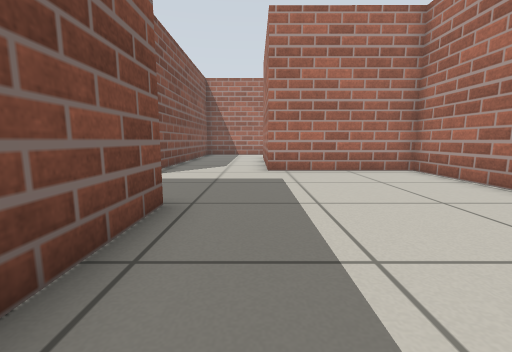
View 1 (above)

15 first-person views from a walk through a Gazebo world. The camera is 0.5 m above the floor, tilts 8° down and sees 90° across. The floor is counted in squares, 0.5 m on a side. Each view is taken from the middle of a square. On the plan, view 1 faces up. The plan holds only what a view shows up to about 11 squares ahead; the rest is blank.

View 2
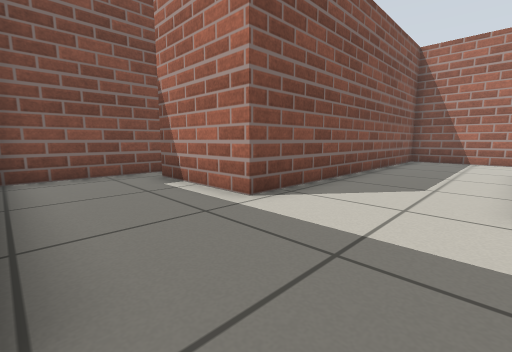

View 3
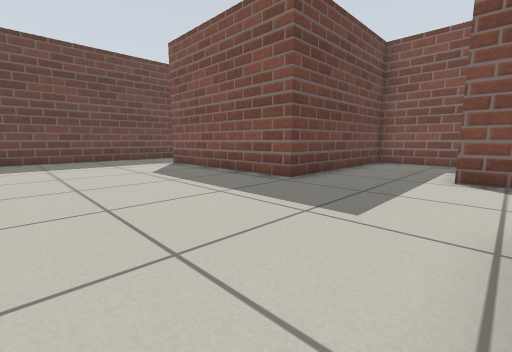

View 4
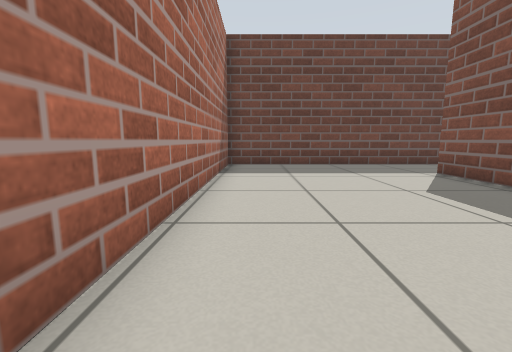

View 5
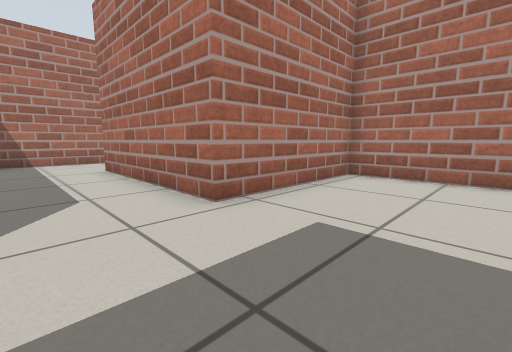

View 6
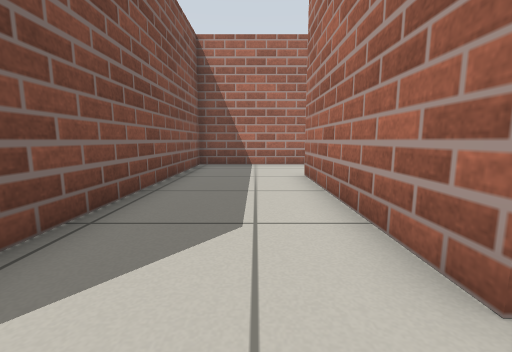

View 7
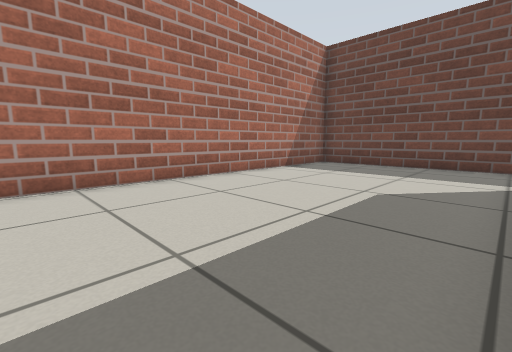

View 8
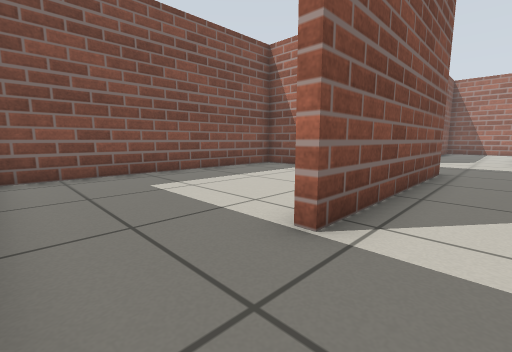

View 9
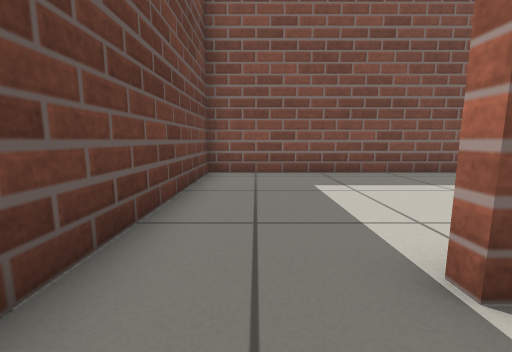

View 10
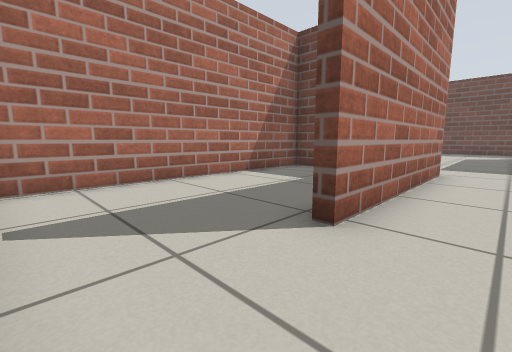

View 11
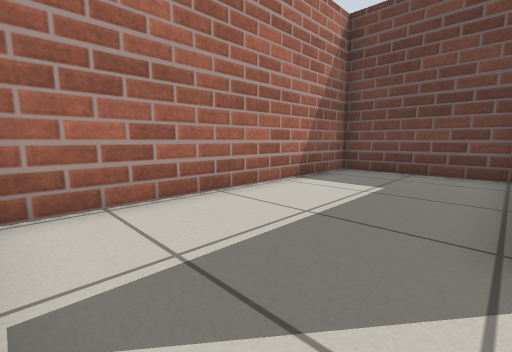

View 12
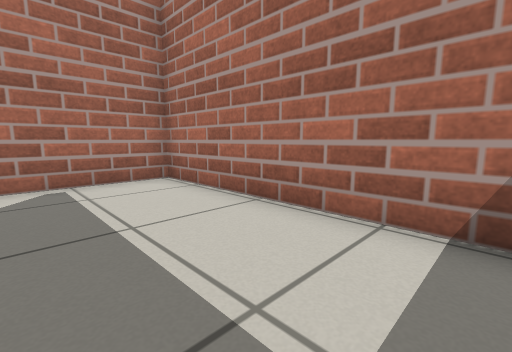

View 13
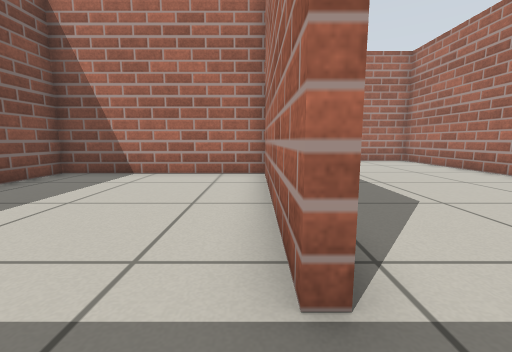

View 14
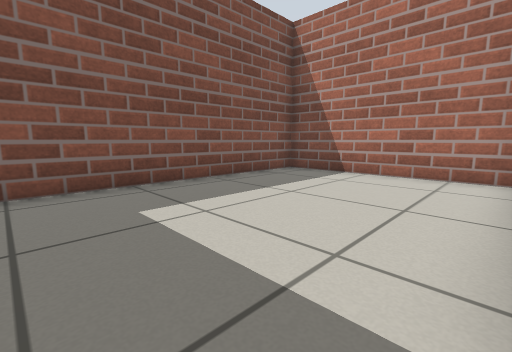

View 15
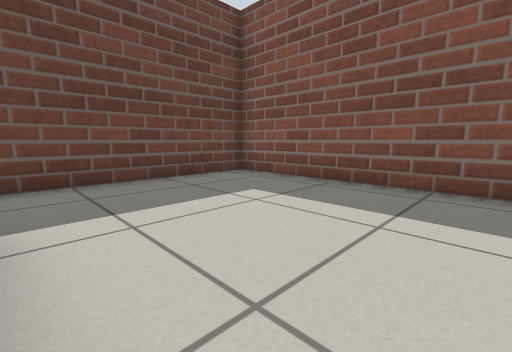

### Floor plan
Ten units are one square. View 1 is at (0, 0); x grows to the right and y downward. Boxes are objects, and circles mark ways between rooms. Rooms are numbered by the first view taken in them; rooms with no view inside come last. Other rooms are left out.
<svg viewBox="-83 -179 139 238">
<path fill="none" stroke="#000" d="M-78 -76 -78 -39 -14 -39 -14 28M-16 54 51 54 51 -83 4 -83 4 -144M4 -174 -33 -174 -33 -71 -69 -71M9 -86 51 -86 51 -174 4 -174M-17 28 -17 -36 -78 -36 -78 54 -16 54"/>
<circle cx="10" cy="-160" r="3" fill="#2a7"/>
<circle cx="-10" cy="40" r="3" fill="#2a7"/>
<text x="0" y="-50">1</text>
<text x="30" y="-140">2</text>
<text x="-50" y="10">3</text>
</svg>
Room 1 opens to room 2. Room 1 opens to room 3.

Where each view was taken, in squares from view 1:
view 1: 0 up, 0 right, facing up
view 2: 4 up, 0 right, facing up-left
view 3: 8 up, 4 right, facing down-left
view 4: 5 up, 4 right, facing down
view 5: 5 up, 2 left, facing up-right
view 6: 7 up, 1 left, facing up
view 7: 5 up, 1 left, facing down-right
view 8: 5 down, 0 right, facing up-left
view 9: 4 down, 0 right, facing left
view 10: 17 up, 1 left, facing down-right
view 11: 17 up, 1 right, facing down-right
view 12: 11 up, 2 right, facing up-right
view 13: 4 down, 2 left, facing up
view 14: 4 down, 2 left, facing up-left
view 15: 1 up, 2 left, facing down-left
